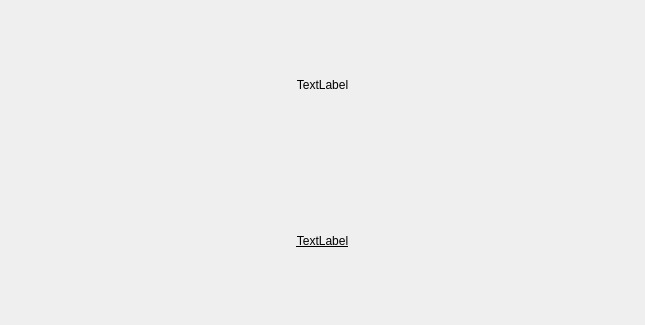
<?xml version="1.0" encoding="UTF-8"?>
<ui version="4.0">
 <class>mainWindow</class>
 <widget class="QMainWindow" name="mainWindow">
  <property name="geometry">
   <rect>
    <x>0</x>
    <y>0</y>
    <width>645</width>
    <height>325</height>
   </rect>
  </property>
  <property name="windowTitle">
   <string>Avisos Do Sistema</string>
  </property>
  <widget class="QWidget" name="centralwidget">
   <layout class="QVBoxLayout" name="verticalLayout">
    <item>
     <widget class="QLabel" name="lbl_msg">
      <property name="text">
       <string>TextLabel</string>
      </property>
      <property name="alignment">
       <set>Qt::AlignCenter</set>
      </property>
     </widget>
    </item>
    <item>
     <widget class="QLabel" name="lbl_link">
      <property name="font">
       <font>
        <underline>true</underline>
       </font>
      </property>
      <property name="cursor">
       <cursorShape>PointingHandCursor</cursorShape>
      </property>
      <property name="text">
       <string>TextLabel</string>
      </property>
      <property name="alignment">
       <set>Qt::AlignCenter</set>
      </property>
      <property name="openExternalLinks">
       <bool>true</bool>
      </property>
     </widget>
    </item>
   </layout>
  </widget>
 </widget>
 <resources/>
 <connections/>
</ui>
